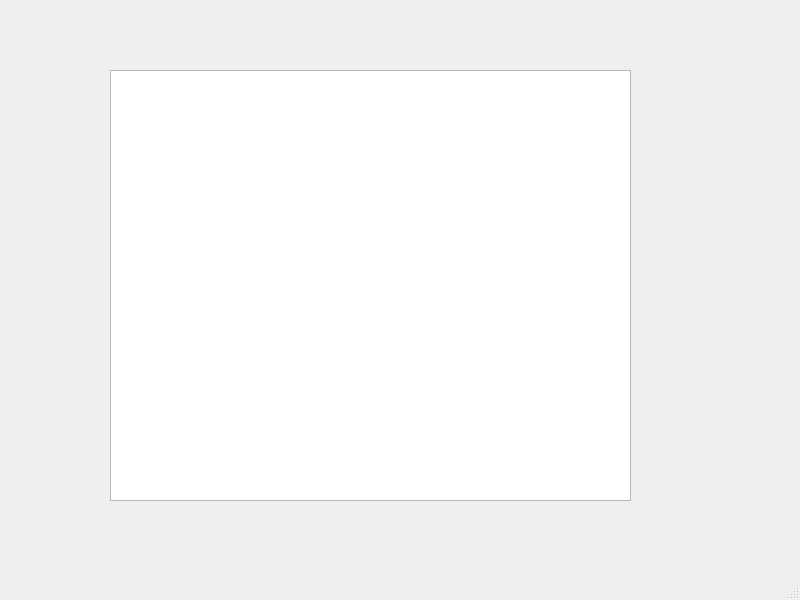
<?xml version="1.0" encoding="UTF-8"?>
<ui version="4.0">
 <class>Acceptdeal</class>
 <widget class="QMainWindow" name="Acceptdeal">
  <property name="geometry">
   <rect>
    <x>0</x>
    <y>0</y>
    <width>800</width>
    <height>600</height>
   </rect>
  </property>
  <property name="windowTitle">
   <string>MainWindow</string>
  </property>
  <widget class="QWidget" name="centralwidget">
   <widget class="QTableView" name="tableView_studio">
    <property name="geometry">
     <rect>
      <x>110</x>
      <y>70</y>
      <width>521</width>
      <height>431</height>
     </rect>
    </property>
   </widget>
  </widget>
  <widget class="QMenuBar" name="menubar">
   <property name="geometry">
    <rect>
     <x>0</x>
     <y>0</y>
     <width>800</width>
     <height>28</height>
    </rect>
   </property>
  </widget>
  <widget class="QStatusBar" name="statusbar"/>
 </widget>
 <resources/>
 <connections/>
</ui>
